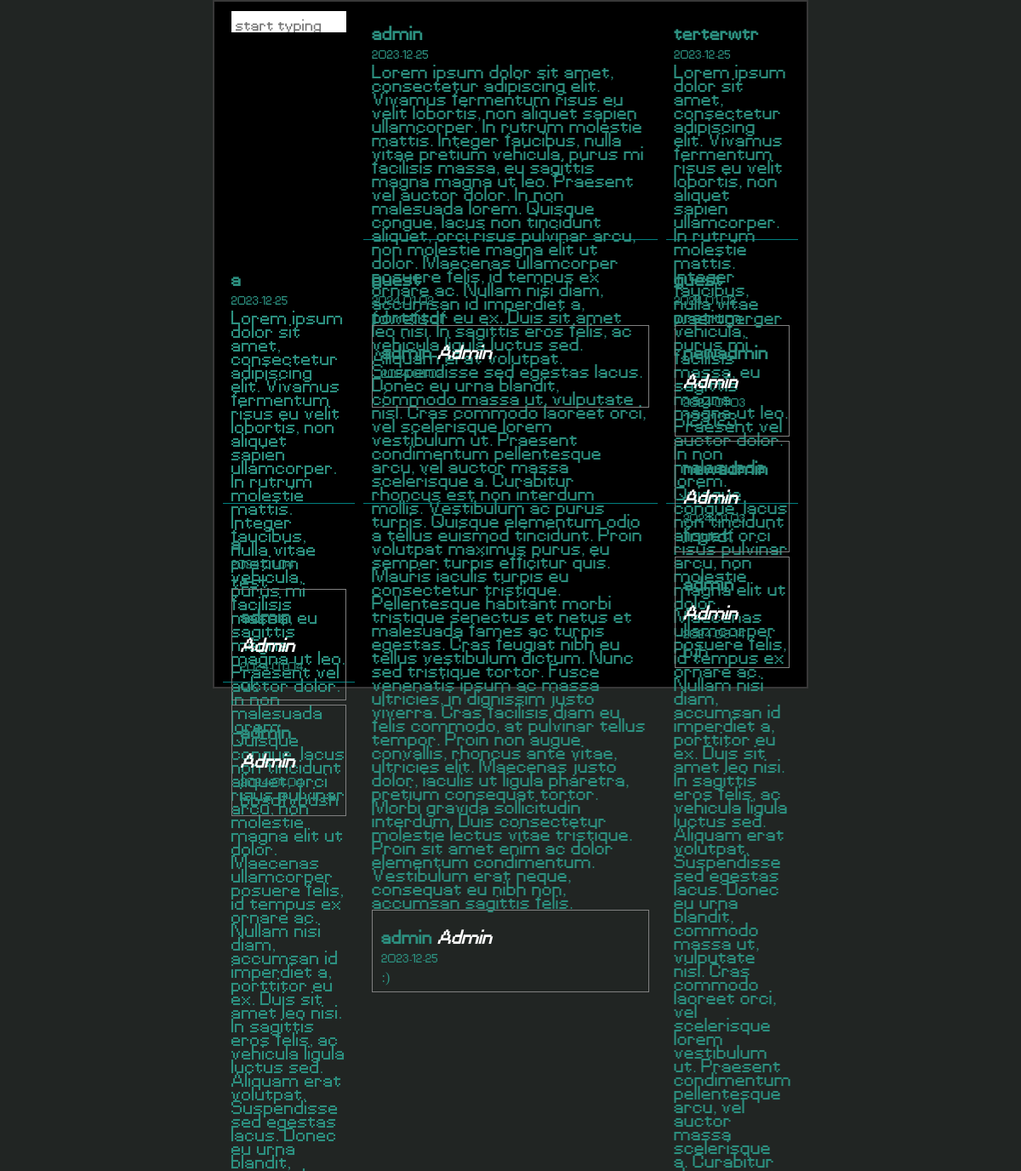
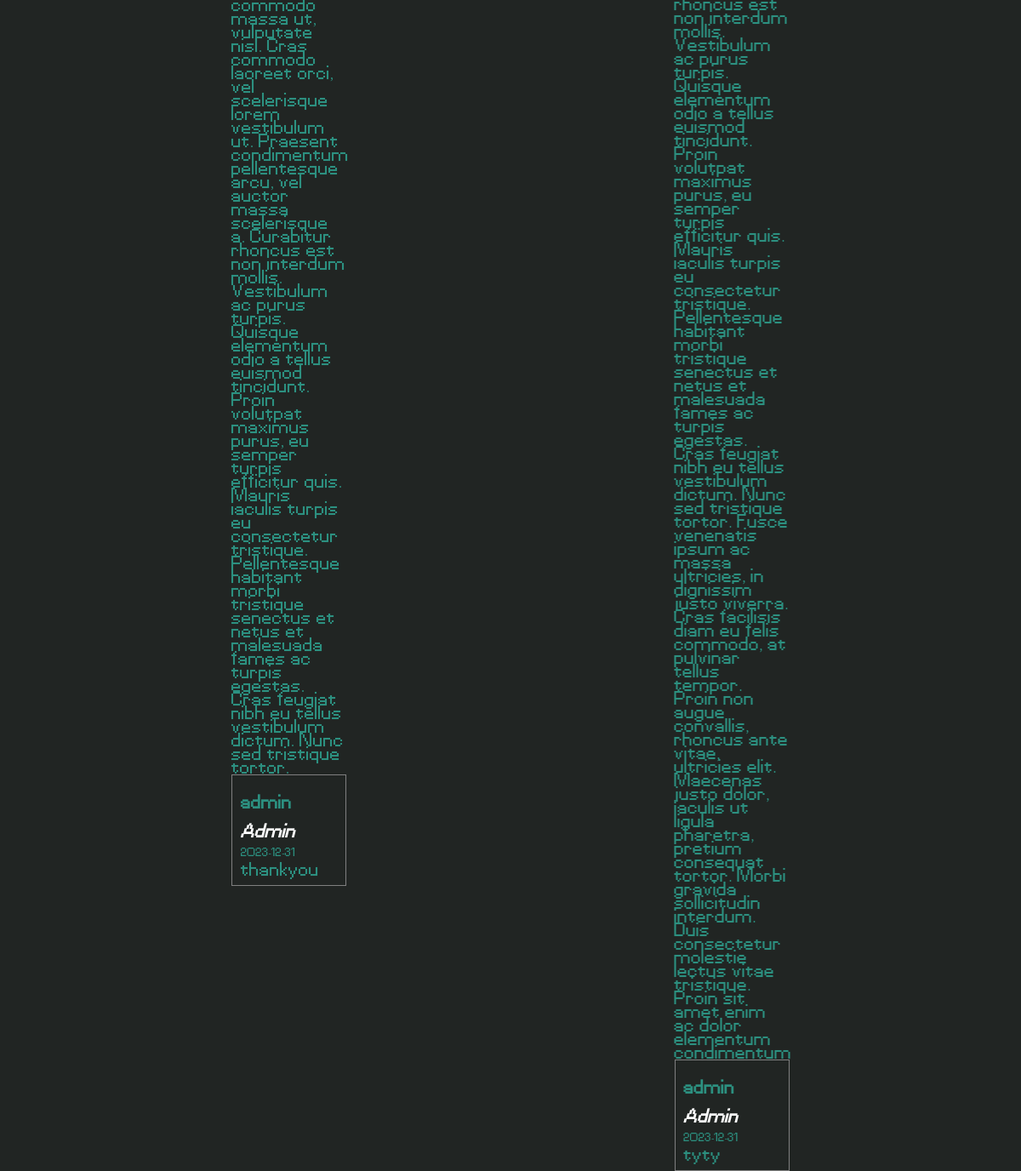
The page /crud/feedback/view_feedback.php on the database its author committed (2 pictures, top to bottom).
### tables this page shows
CREATE TABLE `feedback` (
  `feedback_id` int(255) NOT NULL,
  `feedback_content` text NOT NULL,
  `created_at` date NOT NULL DEFAULT current_timestamp(),
  `user_id` int(255) DEFAULT NULL
);

CREATE TABLE `user` (
  `user_id` int(255) NOT NULL,
  `user_name` varchar(99) NOT NULL,
  `email` varchar(99) NOT NULL,
  `password` varchar(99) NOT NULL,
  `usergroup_id` int(255) NOT NULL
);

CREATE TABLE `reply` (
  `reply_id` int(11) NOT NULL,
  `reply_content` text NOT NULL,
  `created_at` date NOT NULL DEFAULT current_timestamp(),
  `feedback_id` int(255) DEFAULT NULL,
  `user_id` int(255) DEFAULT NULL
);

### crud/feedback/reply.php (the view, shortened to what this page needs)
<div class="reply">
  <?php
  $aid = $datax['user_id'];
  $admin = mysqli_query($conn, "SELECT * FROM user WHERE user_id = $aid  ");
  $admin_result =mysqli_fetch_assoc($admin);
  ?>
  <h4><?php echo $admin_result['user_name']  .' '. "<i>Admin</i>"; ?></h4>
  <p style='font-size:10px;'><?php echo $datax['created_at']; ?></p>
  <p><?php echo $datax['reply_content']; ?></p>
</div>

### crud/feedback/view_feedback.php (shortened to what this page needs)
<html>
  <head></head>
  <link href="playground.css" rel="stylesheet" >
  <body>
    <div class="container">
    <form action="search-feedback.php" method="get">
<div class="search-box">
        <input type="text" autocomplete="off" name="search"  placeholder='start typing' style='height: 25px;  border: none; '>
    </div>
</form>
<?php
require 'connect.php';
      $datas = mysqli_query($conn, "SELECT * FROM feedback ");
      foreach($datas as $data) {
        require 'feedback.php';
      }
        ?>
    </div>

### crud/feedback/feedback.php (shortened to what this page needs)
<div class="feedback">
<?php $feedback_id = $data['feedback_id'];
   $uid = $data['user_id'];
  $user = mysqli_query($conn, "SELECT * FROM user WHERE user_id = $uid  ");
  $user_result =mysqli_fetch_assoc($user);
?>
  <h4><?php echo $user_result['user_name']; ?></h4>
  <p style='font-size:10px;'><?php echo $data['created_at']; ?></p>
  <p><?php echo $data['feedback_content']; ?></p>
  <?php
  $dataz = mysqli_query($conn, "SELECT * FROM reply WHERE feedback_id=$feedback_id ");
      foreach($dataz as $datax) {
        require 'reply.php';
      }
        ?>
</div>

### crud/feedback/playground.css (style rules this page uses)
* { font-family: fvf !important; cursor: url("images/cursor.png"), auto !important; }
p { line-height:100%; }
body { margin-top: 0; color: #2c9080 !important; }
.container { margin-top: 3px; max-width: 100%; display: grid; grid-template-rows: 279px 300px 200px; grid-template-columns: 23% auto 23%; gap: 10px; grid-template-areas: "updates main jukebox" "ads main navigation" "ads banner feedbacks"; border: 2px solid #383838; padding: 10px; box-sizing: border-box; }

### crud/feedback/view_feedback.php (style rules this page uses)
* { margin: 0px; padding: 0px; }
body { background: #212523; }
.container { background: black; width: 700px; margin: 0 auto; padding-top: 1px; padding-bottom: 5px; }
.feedback, .reply { margin-top: 5px; padding: 10px; border-bottom: 1px solid teal; }
.reply { border: 0.5px solid grey; }
p { margin-top: 5px; margin-bottom: 5px; }
form { margin: 10px; }
form input, form textarea { width: 100%; padding: 5px; margin-bottom: 10px; }

### crud/feedback/reply.php (style rules this page uses)
i { color: white !important;' }

### rows shown on the page
feedback: user.user_name "admin", created_at "2023-12-25", feedback_content "Lorem ipsum dolor sit amet, consectetur adipiscing elit. Vivamus fermentum risus eu velit lobortis, non aliquet sapien ullamcorper. In rutrum molestie mattis. Integer faucibus, nulla vitae pretium vehicula, purus mi facilisis massa, eu sagittis magna magna ut leo. Praesent vel auctor dolor. In non malesuada lorem. Quisque congue, lacus non tincidunt aliquet, orci risus pulvinar arcu, non molestie magna elit ut dolor. Maecenas ullamcorper posuere felis, id tempus ex ornare ac. Nullam nisi diam, accumsan id imperdiet a, porttitor eu ex. Duis sit amet leo nisi. In sagittis eros felis, ac vehicula ligula luctus sed. Aliquam erat volutpat. Suspendisse sed egestas lacus. Donec eu urna blandit,…"
reply: user.user_name "admin", created_at "2023-12-25", reply_content ":)"
feedback: user.user_name "terterwtr", created_at "2023-12-25", feedback_content "Lorem ipsum dolor sit amet, consectetur adipiscing elit. Vivamus fermentum risus eu velit lobortis, non aliquet sapien ullamcorper. In rutrum molestie mattis. Integer faucibus, nulla vitae pretium vehicula, purus mi facilisis massa, eu sagittis magna magna ut leo. Praesent vel auctor dolor. In non malesuada lorem. Quisque congue, lacus non tincidunt aliquet, orci risus pulvinar arcu, non molestie magna elit ut dolor. Maecenas ullamcorper posuere felis, id tempus ex ornare ac. Nullam nisi diam, accumsan id imperdiet a, porttitor eu ex. Duis sit amet leo nisi. In sagittis eros felis, ac vehicula ligula luctus sed. Aliquam erat volutpat. Suspendisse sed egestas lacus. Donec eu urna blandit,…"
reply: user.user_name "admin", created_at "2023-12-31", reply_content "tyty"
feedback: user.user_name "a", created_at "2023-12-25", feedback_content "Lorem ipsum dolor sit amet, consectetur adipiscing elit. Vivamus fermentum risus eu velit lobortis, non aliquet sapien ullamcorper. In rutrum molestie mattis. Integer faucibus, nulla vitae pretium vehicula, purus mi facilisis massa, eu sagittis magna magna ut leo. Praesent vel auctor dolor. In non malesuada lorem. Quisque congue, lacus non tincidunt aliquet, orci risus pulvinar arcu, non molestie magna elit ut dolor. Maecenas ullamcorper posuere felis, id tempus ex ornare ac. Nullam nisi diam, accumsan id imperdiet a, porttitor eu ex. Duis sit amet leo nisi. In sagittis eros felis, ac vehicula ligula luctus sed. Aliquam erat volutpat. Suspendisse sed egestas lacus. Donec eu urna blandit,…"
reply: user.user_name "admin", created_at "2023-12-31", reply_content "thankyou"
feedback: user.user_name "guest", created_at "2024-01-02", feedback_content "fdwefsdf"
reply: user.user_name "admin", created_at "2024-01-02", reply_content "?"
feedback: user.user_name "guest", created_at "2024-01-02", feedback_content "waertgerger"
reply: user.user_name "newadmin", created_at "2024-01-03", reply_content "123123"
reply: user.user_name "newadmin", created_at "2024-01-03", reply_content "frgtdf"
reply: user.user_name "admin", created_at "2024-08-14", reply_content "bjh"
feedback: user.user_name "a", created_at "2024-01-04", feedback_content "test"
reply: user.user_name "admin", created_at "2024-01-04", reply_content "ok"
reply: user.user_name "admin", created_at "2024-01-04", reply_content "bbsdfvbdsh"
